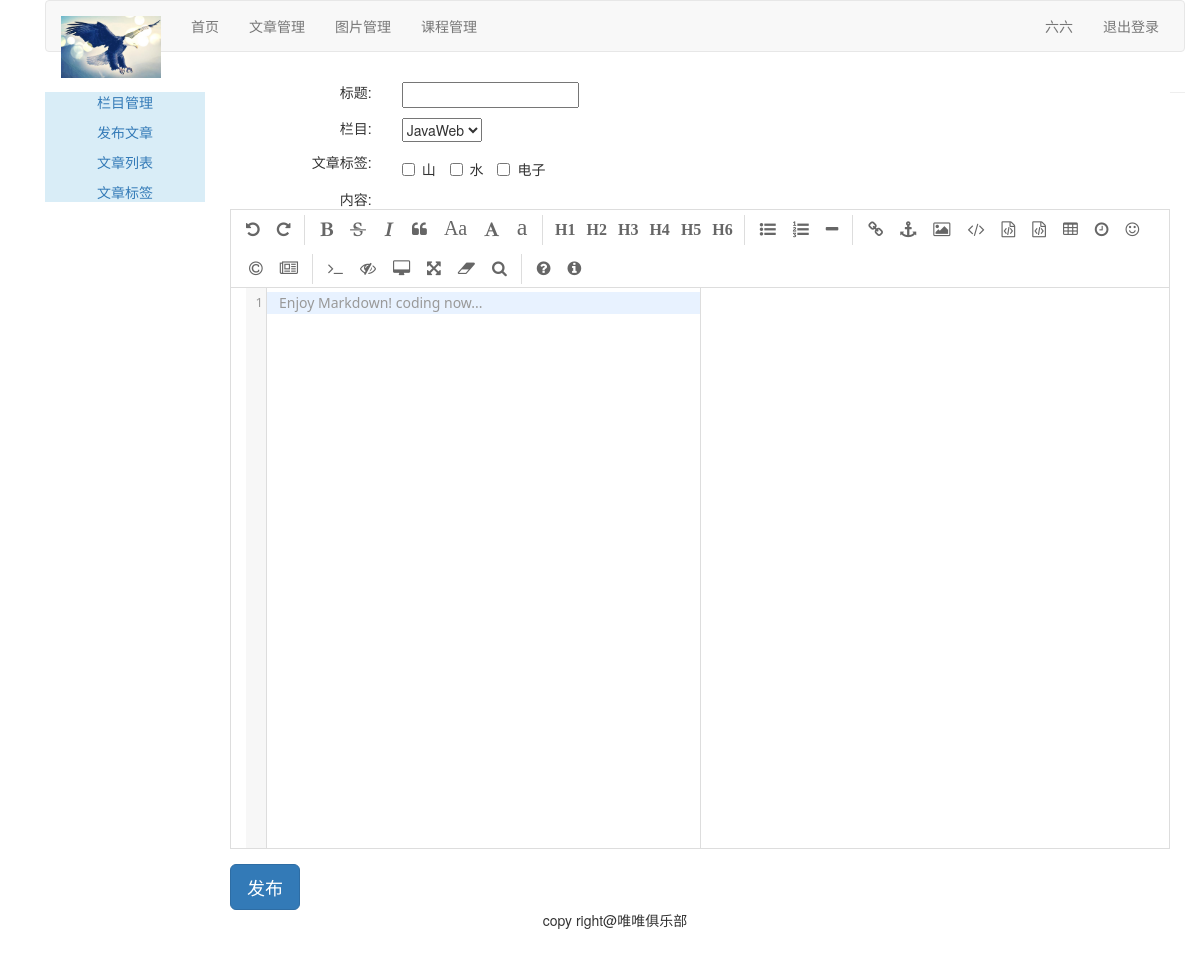
/article/article-post/ (signed in), run on the app's committed database.
### article/models.py (models this page shows, shortened)
class ArticleTag(models.Model):
    author = models.ForeignKey(User, related_name="tag", on_delete=models.CASCADE)
    tag = models.CharField(max_length=500)

### article/views.py (the view)
@login_required(login_url='/account/login')
@csrf_exempt
def article_post(request):
    if request.method == "POST":
        article_post_form = ArticlePostForm(data=request.POST)
        if article_post_form.is_valid():
            cd = article_post_form.cleaned_data
            try:
                new_article = article_post_form.save(commit=False)
                new_article.author = request.user
                new_article.column = request.user.article_column.get(id=request.POST['column_id'])
                new_article.save()
                tags = request.POST['tags']
                if tags:
                    for atag in json.loads(tags):
                        tag = request.user.tag.get(tag=atag)
                        new_article.article_tag.add(tag)
                return HttpResponse("1")
            except:
                return HttpResponse("2")
        else:
            return HttpResponse("3")
    else:
        article_post_form = ArticlePostForm()
        article_columns = request.user.article_column.all()
        article_tags = request.user.tag.all()
        return render(request, "article/column/article_post.html",
                      {"article_post_form": article_post_form, "article_columns": article_columns, "article_tags":article_tags})

### article/forms.py
class ArticlePostForm(forms.ModelForm):
    class Meta:
        model = ArticlePost
        fields = ("title", "body")

### templates/article/column/article_post.html (shortened to what this page needs)
{% extends "article/base.html" %}
{% load staticfiles %}
{% block content %}
    <link rel="stylesheet" href="{% static 'editor/css/style.css' %}">
    <link rel="stylesheet" href="{% static 'editor/css/editormd.css' %}">
    <div style="margin-left:10px">
        <form class="form-horizontal" action="." method="post">{% csrf_token %}
            <div class="row" style="margin-top: 10px;">
                <div class="col-md-2 text-right"><span>标题:</span></div>
                <div class="col-md-10 text-left">{{ article_post_form.title }}</div>
            </div>
            <div class="row" style="margin-top: 10px;">
                <div class="col-md-2 text-right"><span>栏目:</span></div>
                <div class="col-md-10 text-left">
                    <select id="which_column">
                        {% for column in article_columns %}
                            <option value="{{ column.id }}">{{ column.column }}</option>
                        {% endfor %}
                    </select>
                </div>
            </div>
            <div class="row" style="margin-top: 10px;">
                <div class="col-md-2 text-right"><span>文章标签:</span></div>
                <div class="col-md-10 text-left">
                    {% for tag in article_tags %}
                        <label class="checkbox-inline">
                            <input class="tagcheckbox" type="checkbox" id="{{ tag.id }}" name="article_tag"
                                   value="{{ tag.tag }}"> {{ tag.tag }}
                        </label>
                    {% empty %}
                        <p>你还没有为文章选择标签呢，请 <a href="{% url 'article:article_tag' %}">选择标签</a>。</p>
                    {% endfor %}
                </div>
            </div>
            <div class="row" style="margin-top: 10px;">
                <div class="col-md-2 text-right"><span>内容:</span></div>
                <div id="editormd" class="col-md-10 text-left">
                </div>
            </div>
            <div class="row">
                <input type="button" class="btn btn-primary btn-lg" value="发布" onclick="publish_article()">
            </div>
        </form>
    </div>
{% endblock %}

### templates/article/header.html (shortened to what this page needs)
{% load staticfiles %}
<div class="container">
    <nav class="navbar navbar-default" role="navigation">
        <div class="navbar-header">
            <a href="#" class="navbar-brand">
                <img src="{% static '/images/ying.jpg' %}" width="100px"/>
            </a>
        </div>
        <div>
            <ul class="nav navbar-nav" role="tablist">
                <li><a href="{% url 'home' %}">首页</a></li>
                <li><a href="{% url 'article:article_list' %}">文章管理</a></li>
                <li><a href="#">图片管理</a></li>
                <li><a href="#">课程管理</a></li>
            </ul>
            <ul class="nav navbar-nav navbar-right" style="margin-right: 10px">
                <li><a href="#">{{ user.username }}</a></li>
                <li><a href="{% url 'account:user_logout' %}">退出登录</a></li>
            </ul>
        </div>
    </nav>
</div>

### static/editor/css/editormd.css (style rules this page uses)
.editormd { width: 90%; height: 640px; margin: 0 auto; text-align: left; overflow: hidden; position: relative; margin-bottom: 15px; border: 1px solid #ddd; font-family: "Meiryo UI", "Microsoft YaHei", "Malgun Gothic", "Segoe UI", "Trebuchet MS", Helvetica, "Monaco", monospace, Tahoma, STXihei, "华文细黑", STHeiti, "Helvetica Neue", "Droid Sans", "wenquanyi micro hei", FreeSans, Arimo, Arial, SimSun, "宋体", Heiti, "黑体", sans-serif; }

### data on the page
ArticleTag: tag "山"
ArticleTag: tag "水"
ArticleTag: tag "电子"

### other printed values
{{ user.username }} "六六"
form field value "JavaWeb"
